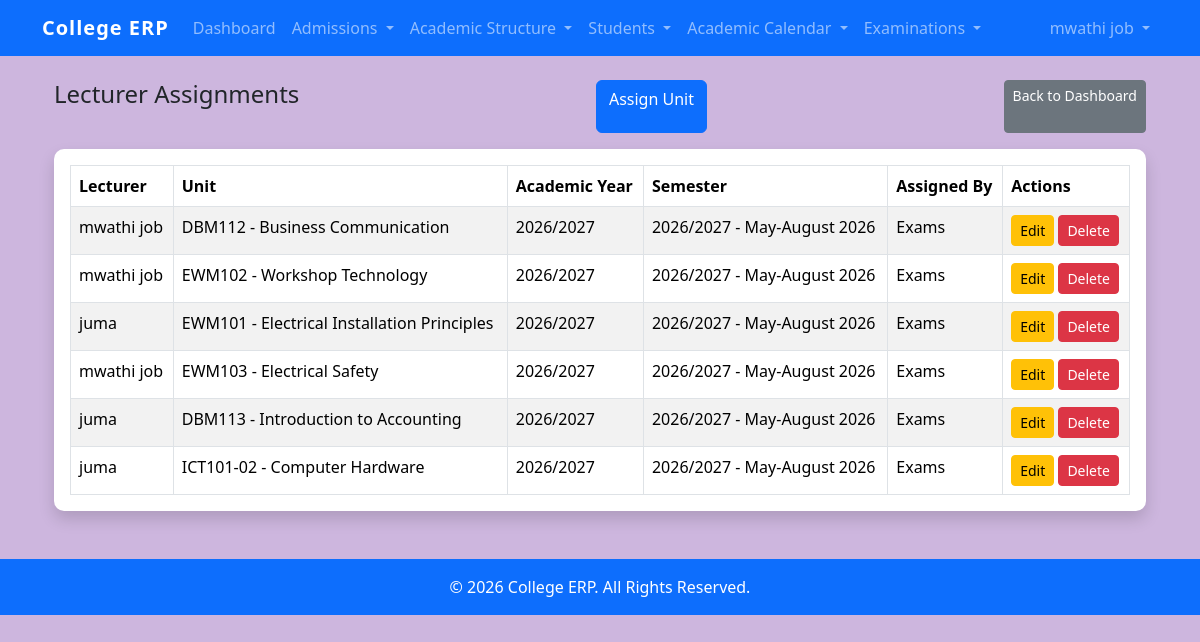
Page /assignments/ (signed in) on the committed database.
### students/models.py (models this page shows, shortened)
class LecturerAssignment(models.Model):
    lecturer = models.ForeignKey(
        settings.AUTH_USER_MODEL,
        on_delete=models.CASCADE,
        related_name="teaching_assignments",
    )
    unit = models.ForeignKey(
        "Unit",
        on_delete=models.CASCADE,
        related_name="lecturer_assignments",
    )
    academic_year = models.ForeignKey(
        "AcademicYear",
        on_delete=models.CASCADE,
    )
    semester = models.ForeignKey(
        "Semester",
        on_delete=models.CASCADE,
    )
    assigned_by = models.ForeignKey(
        settings.AUTH_USER_MODEL,
        on_delete=models.SET_NULL,
        null=True,
        blank=True,
        related_name="unit_assignments_created",
    )
    assigned_at = models.DateTimeField(auto_now_add=True)
    class Meta:
        unique_together = (
            "lecturer",
            "unit",
            "academic_year",
            "semester",
        )

class Unit(models.Model):
    unit_code = models.CharField(
        max_length=20,
        unique=True
    )
    unit_name = models.CharField(
        max_length=200
    )
    course = models.ForeignKey(
        Course,
        on_delete=models.PROTECT,
        related_name="units"
    )
    credit_hours = models.PositiveIntegerField(
        default=0
    )
    class Meta:
        ordering = [
            "unit_code"
        ]
    def __str__(self):
        return (
            f"{self.unit_code} - "
            f"{self.unit_name}"
        )

class AcademicYear(models.Model):
    year_name = models.CharField(
        max_length=20,
        unique=True
    )
    is_active = models.BooleanField(
        default=False
    )
    registration_open = models.BooleanField(
        default=True
    )
    def __str__(self):
        return self.year_name

class Semester(models.Model):
    academic_year = models.ForeignKey(
        "AcademicYear",
        on_delete=models.CASCADE,
        related_name="semesters"
    )
    semester_name = models.CharField(
        max_length=100
    )
    is_active = models.BooleanField(
        default=False
    )
    class Meta:
        ordering = ["academic_year", "semester_name"]
    def __str__(self):
        return (
            f"{self.academic_year} - "
            f"{self.semester_name}"
        )

### students/views.py (the view)
@login_required
@permission_required(
    "students.view_lecturerassignment",
    raise_exception=True
)
def lecturer_assignment_list(request):
    assignments = LecturerAssignment.objects.select_related(
        "lecturer",
        "unit",
        "academic_year",
        "semester",
        "assigned_by",
    )
    return render(
        request,
        "students/assignments/assignment_list.html",
        {
            "assignments": assignments
        }
    )

### templates/students/assignments/assignment_list.html
{% extends "base.html" %}
{% block content %}
<div class="container mt-4">
    <div class="d-flex justify-content-between mb-3">
    <div class="d-flex justify-content-between align-items-center mb-3">
        <h4>
            Lecturer Assignments
        </h4>
    </div>
        <a href="{% url 'lecturer_assignment_create' %}"
           class="btn btn-primary">
            Assign Unit
        </a>
        <a href="{% url 'home' %}"
            class="btn btn-secondary btn-sm">
            Back to Dashboard
        </a>
    </div>
    <div class="card shadow">
        <div class="card-body">
            <table class="table table-bordered table-striped">
                <thead>
                    <tr>
                        <th>Lecturer</th>
                        <th>Unit</th>
                        <th>Academic Year</th>
                        <th>Semester</th>
                        <th>Assigned By</th>
                        <th>Actions</th>
                    </tr>
                </thead>
                <tbody>
                    {% for item in assignments %}
                    <tr>
                        <td>
                            {{ item.lecturer.get_full_name|default:item.lecturer.username }}
                        </td>
                        <td>
                            {{ item.unit }}
                        </td>
                        <td>
                            {{ item.academic_year }}
                        </td>
                        <td>
                            {{ item.semester }}
                        </td>
                        <td>
                            {{ item.assigned_by }}
                        </td>
                        <td>
                            <a href="{% url 'lecturer_assignment_update' item.pk %}"
                               class="btn btn-sm btn-warning">
                                Edit
                            </a>
                            <a href="{% url 'lecturer_assignment_delete' item.pk %}"
                               class="btn btn-sm btn-danger">
                                Delete
                            </a>
                        </td>
                    </tr>
                    {% empty %}
                    <tr>
                        <td colspan="6" class="text-center">
                            No assignments found.
                        </td>
                    </tr>
                    {% endfor %}
                </tbody>
            </table>
        </div>
    </div>
</div>
{% endblock %}

### templates/includes/navbar.html (shortened to what this page needs)
<nav class="navbar navbar-expand-lg navbar-dark bg-primary">
    <div class="container">
        <a class="navbar-brand" href="{% url 'home' %}">
            College ERP
        </a>
        <div class="collapse navbar-collapse" id="navbarNav">
            {% if user.is_authenticated %}
            <ul class="navbar-nav me-auto">
                <li class="nav-item">
                    <a class="nav-link"
                       href="{% url 'home' %}">
                        Dashboard
                    </a>
                </li>
                {% if user.student_profile %}
                <li class="nav-item dropdown">
                    <a class="nav-link dropdown-toggle"
                       href="#"
                       role="button"
                       data-bs-toggle="dropdown">
                        My Academics
                    </a>
                    <ul class="dropdown-menu">
                        <li>
                            <a class="dropdown-item"
                               href="{% url 'register_units' %}">
                                Register Units
                            </a>
                        </li>
                        <li>
                            <a class="dropdown-item"
                               href="{% url 'my_registrations' %}">
                                My Registrations
                            </a>
                        </li>
                    </ul>
                </li>
                {% else %}
                {% if perms.students.view_applicant or perms.students.view_intake %}
                <li class="nav-item dropdown">
                    <a class="nav-link dropdown-toggle"
                       href="#"
                       role="button"
                       data-bs-toggle="dropdown">
                        Admissions
                    </a>
                </li>
                {% endif %}
                {% if perms.students.view_department or perms.students.view_programme or perms.students.view_studylevel or perms.students.view_course or perms.students.view_unit %}
                <li class="nav-item dropdown">
                    <a class="nav-link dropdown-toggle"
                       href="#"
                       role="button"
                       data-bs-toggle="dropdown">
                        Academic Structure
                    </a>
                </li>
                {% endif %}
                {% if perms.students.view_student or perms.students.view_semesterenrollment or perms.students.view_registration %}
                <li class="nav-item dropdown">
                    <a class="nav-link dropdown-toggle"
                       href="#"
                       role="button"
                       data-bs-toggle="dropdown">
                        Students
                    </a>
                </li>
                {% endif %}
                {% if perms.students.view_academicyear or perms.students.view_semester %}
                <li class="nav-item dropdown">
                    <a class="nav-link dropdown-toggle"
                       href="#"
                       role="button"
                       data-bs-toggle="dropdown">
                        Academic Calendar
                    </a>
                </li>
                {% endif %}
                {% if perms.students.view_lecturerassignment %}
                <li class="nav-item dropdown">
                    <a class="nav-link dropdown-toggle"
                    href="#"
                    role="button"
                    data-bs-toggle="dropdown">
                        Examinations
                    </a>
                </li>
                {% endif %}
                {% endif %}
            </ul>
            <ul class="navbar-nav ms-auto">
                <li class="nav-item dropdown">
                    <a class="nav-link dropdown-toggle"
                    href="#"
                    role="button"
                    data-bs-toggle="dropdown"
                    aria-expanded="false">
                        {{ user.get_full_name|default:user.username }}
                    </a>
                </li>
            </ul>
            {% endif %}
        </div>
    </div>
</nav>

### static/css/style.css (style rules this page uses)
body { background-color:#cdb6de; }
.navbar-brand { font-weight:bold; letter-spacing:1px; }
.card { border:none; border-radius:10px; }
.table { margin-bottom:0; }

### rows in the picture
LecturerAssignment: lecturer.get_full_name "mwathi job", unit "DBM112 - Business Communication", academic_year "2026/2027", semester "2026/2027 - May-August 2026", assigned_by "Exams"
LecturerAssignment: lecturer.get_full_name "mwathi job", unit "EWM102 - Workshop Technology", academic_year "2026/2027", semester "2026/2027 - May-August 2026", assigned_by "Exams"
LecturerAssignment: lecturer.get_full_name "juma", unit "EWM101 - Electrical Installation Principles", academic_year "2026/2027", semester "2026/2027 - May-August 2026", assigned_by "Exams"
LecturerAssignment: lecturer.get_full_name "mwathi job", unit "EWM103 - Electrical Safety", academic_year "2026/2027", semester "2026/2027 - May-August 2026", assigned_by "Exams"
LecturerAssignment: lecturer.get_full_name "juma", unit "DBM113 - Introduction to Accounting", academic_year "2026/2027", semester "2026/2027 - May-August 2026", assigned_by "Exams"
LecturerAssignment: lecturer.get_full_name "juma", unit "ICT101-02 - Computer Hardware", academic_year "2026/2027", semester "2026/2027 - May-August 2026", assigned_by "Exams"

### other values in the picture
{{ user.get_full_name|default:user.username }} "mwathi job"
